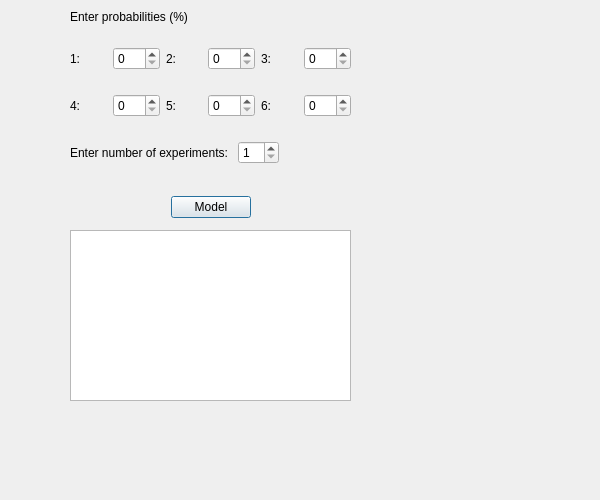
<?xml version="1.0" encoding="UTF-8"?>
<ui version="4.0">
 <class>Dice</class>
 <widget class="QDialog" name="Dice">
  <property name="geometry">
   <rect>
    <x>0</x>
    <y>0</y>
    <width>600</width>
    <height>500</height>
   </rect>
  </property>
  <property name="windowTitle">
   <string>Dialog</string>
  </property>
  <widget class="QTextBrowser" name="diceResult">
   <property name="geometry">
    <rect>
     <x>70</x>
     <y>230</y>
     <width>281</width>
     <height>171</height>
    </rect>
   </property>
  </widget>
  <widget class="QWidget" name="">
   <property name="geometry">
    <rect>
     <x>70</x>
     <y>10</y>
     <width>281</width>
     <height>208</height>
    </rect>
   </property>
   <layout class="QVBoxLayout" name="verticalLayout_4">
    <item>
     <layout class="QVBoxLayout" name="verticalLayout_3">
      <item>
       <layout class="QVBoxLayout" name="verticalLayout_2">
        <item>
         <widget class="QLabel" name="label">
          <property name="text">
           <string>Enter probabilities (%)</string>
          </property>
         </widget>
        </item>
        <item>
         <spacer name="verticalSpacer_2">
          <property name="orientation">
           <enum>Qt::Vertical</enum>
          </property>
          <property name="sizeHint" stdset="0">
           <size>
            <width>20</width>
            <height>17</height>
           </size>
          </property>
         </spacer>
        </item>
        <item>
         <layout class="QVBoxLayout" name="verticalLayout">
          <item>
           <layout class="QHBoxLayout" name="horizontalLayout">
            <item>
             <widget class="QLabel" name="label_2">
              <property name="text">
               <string>1: </string>
              </property>
             </widget>
            </item>
            <item>
             <widget class="QSpinBox" name="side1">
              <property name="maximum">
               <number>100</number>
              </property>
             </widget>
            </item>
            <item>
             <widget class="QLabel" name="label_3">
              <property name="text">
               <string>2: </string>
              </property>
             </widget>
            </item>
            <item>
             <widget class="QSpinBox" name="side2">
              <property name="maximum">
               <number>100</number>
              </property>
             </widget>
            </item>
            <item>
             <widget class="QLabel" name="label_6">
              <property name="text">
               <string>3: </string>
              </property>
             </widget>
            </item>
            <item>
             <widget class="QSpinBox" name="side3">
              <property name="maximum">
               <number>100</number>
              </property>
             </widget>
            </item>
           </layout>
          </item>
          <item>
           <spacer name="verticalSpacer">
            <property name="orientation">
             <enum>Qt::Vertical</enum>
            </property>
            <property name="sizeHint" stdset="0">
             <size>
              <width>20</width>
              <height>18</height>
             </size>
            </property>
           </spacer>
          </item>
          <item>
           <layout class="QHBoxLayout" name="horizontalLayout_2">
            <item>
             <widget class="QLabel" name="label_7">
              <property name="text">
               <string>4: </string>
              </property>
             </widget>
            </item>
            <item>
             <widget class="QSpinBox" name="side4">
              <property name="maximum">
               <number>100</number>
              </property>
             </widget>
            </item>
            <item>
             <widget class="QLabel" name="label_4">
              <property name="text">
               <string>5: </string>
              </property>
             </widget>
            </item>
            <item>
             <widget class="QSpinBox" name="side5">
              <property name="maximum">
               <number>100</number>
              </property>
             </widget>
            </item>
            <item>
             <widget class="QLabel" name="label_5">
              <property name="text">
               <string>6: </string>
              </property>
             </widget>
            </item>
            <item>
             <widget class="QSpinBox" name="side6">
              <property name="maximum">
               <number>100</number>
              </property>
             </widget>
            </item>
           </layout>
          </item>
         </layout>
        </item>
       </layout>
      </item>
      <item>
       <spacer name="verticalSpacer_3">
        <property name="orientation">
         <enum>Qt::Vertical</enum>
        </property>
        <property name="sizeHint" stdset="0">
         <size>
          <width>20</width>
          <height>18</height>
         </size>
        </property>
       </spacer>
      </item>
      <item>
       <layout class="QHBoxLayout" name="horizontalLayout_3">
        <item>
         <widget class="QLabel" name="label_8">
          <property name="text">
           <string>Enter number of experiments: </string>
          </property>
         </widget>
        </item>
        <item>
         <widget class="QSpinBox" name="diceQuantaty">
          <property name="minimum">
           <number>1</number>
          </property>
         </widget>
        </item>
        <item>
         <spacer name="horizontalSpacer_3">
          <property name="orientation">
           <enum>Qt::Horizontal</enum>
          </property>
          <property name="sizeHint" stdset="0">
           <size>
            <width>40</width>
            <height>20</height>
           </size>
          </property>
         </spacer>
        </item>
       </layout>
      </item>
     </layout>
    </item>
    <item>
     <spacer name="verticalSpacer_4">
      <property name="orientation">
       <enum>Qt::Vertical</enum>
      </property>
      <property name="sizeHint" stdset="0">
       <size>
        <width>20</width>
        <height>18</height>
       </size>
      </property>
     </spacer>
    </item>
    <item>
     <layout class="QHBoxLayout" name="horizontalLayout_4">
      <item>
       <spacer name="horizontalSpacer">
        <property name="orientation">
         <enum>Qt::Horizontal</enum>
        </property>
        <property name="sizeHint" stdset="0">
         <size>
          <width>58</width>
          <height>20</height>
         </size>
        </property>
       </spacer>
      </item>
      <item>
       <widget class="QPushButton" name="diceModelButton">
        <property name="text">
         <string>Model</string>
        </property>
       </widget>
      </item>
      <item>
       <spacer name="horizontalSpacer_2">
        <property name="orientation">
         <enum>Qt::Horizontal</enum>
        </property>
        <property name="sizeHint" stdset="0">
         <size>
          <width>58</width>
          <height>20</height>
         </size>
        </property>
       </spacer>
      </item>
     </layout>
    </item>
   </layout>
  </widget>
 </widget>
 <resources/>
 <connections/>
</ui>
